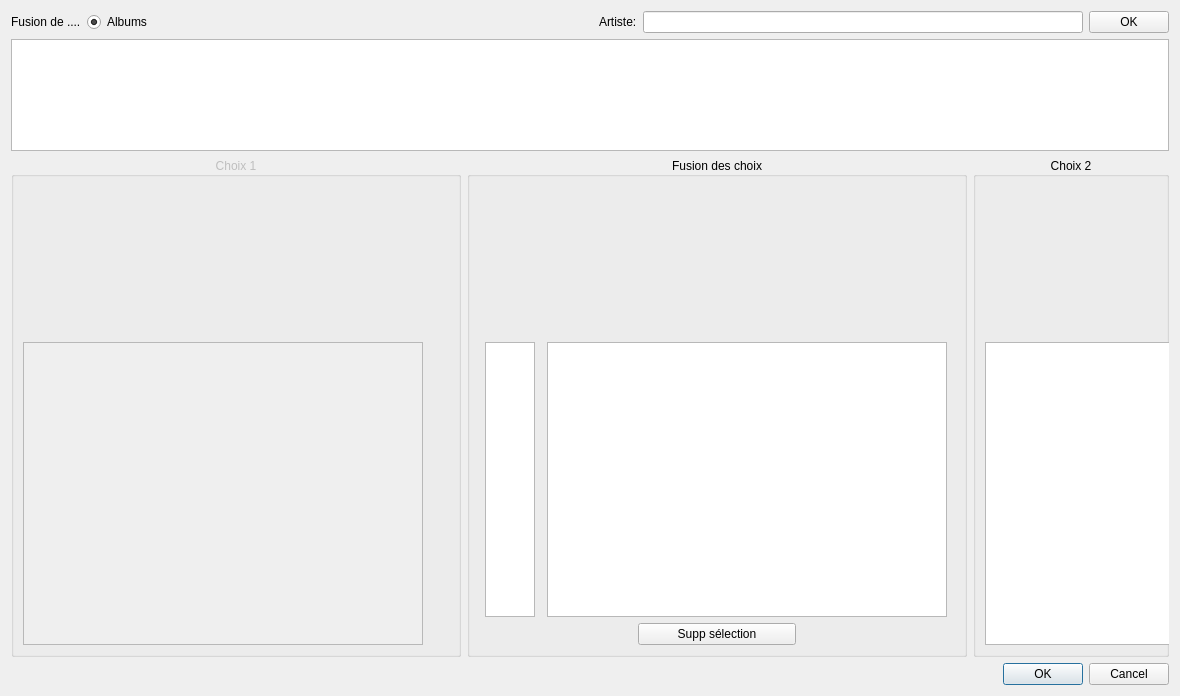
<?xml version="1.0" encoding="UTF-8"?>
<ui version="4.0">
 <class>OngletFusion</class>
 <widget class="QWidget" name="OngletFusion">
  <property name="geometry">
   <rect>
    <x>0</x>
    <y>0</y>
    <width>1180</width>
    <height>696</height>
   </rect>
  </property>
  <property name="windowTitle">
   <string>Form</string>
  </property>
  <layout class="QVBoxLayout" name="verticalLayout">
   <item>
    <layout class="QHBoxLayout" name="horizontalLayout">
     <item>
      <widget class="QLabel" name="label">
       <property name="text">
        <string>Fusion de ....</string>
       </property>
      </widget>
     </item>
     <item>
      <widget class="QRadioButton" name="radioButton">
       <property name="text">
        <string>Albums</string>
       </property>
       <property name="checked">
        <bool>true</bool>
       </property>
      </widget>
     </item>
     <item>
      <spacer name="horizontalSpacer">
       <property name="orientation">
        <enum>Qt::Horizontal</enum>
       </property>
       <property name="sizeHint" stdset="0">
        <size>
         <width>40</width>
         <height>20</height>
        </size>
       </property>
      </spacer>
     </item>
     <item>
      <widget class="QLabel" name="label_2">
       <property name="text">
        <string>Artiste:</string>
       </property>
      </widget>
     </item>
     <item>
      <widget class="QLineEdit" name="Donnee"/>
     </item>
     <item>
      <widget class="QPushButton" name="Ok">
       <property name="text">
        <string>OK</string>
       </property>
       <property name="shortcut">
        <string>Return</string>
       </property>
      </widget>
     </item>
    </layout>
   </item>
   <item>
    <widget class="QListWidget" name="ChoixFusions">
     <property name="maximumSize">
      <size>
       <width>16777215</width>
       <height>200</height>
      </size>
     </property>
     <property name="iconSize">
      <size>
       <width>150</width>
       <height>150</height>
      </size>
     </property>
     <property name="gridSize">
      <size>
       <width>175</width>
       <height>175</height>
      </size>
     </property>
     <property name="viewMode">
      <enum>QListView::IconMode</enum>
     </property>
    </widget>
   </item>
   <item>
    <layout class="QHBoxLayout" name="horizontalLayout_2">
     <item>
      <widget class="QGroupBox" name="Choix1">
       <property name="enabled">
        <bool>false</bool>
       </property>
       <property name="minimumSize">
        <size>
         <width>450</width>
         <height>500</height>
        </size>
       </property>
       <property name="maximumSize">
        <size>
         <width>450</width>
         <height>500</height>
        </size>
       </property>
       <property name="title">
        <string>Choix 1</string>
       </property>
       <property name="alignment">
        <set>Qt::AlignCenter</set>
       </property>
       <property name="checkable">
        <bool>false</bool>
       </property>
       <layout class="QVBoxLayout" name="verticalLayout_3">
        <item>
         <layout class="QHBoxLayout" name="horizontalLayout_3">
          <item>
           <widget class="MyQLabel" name="Choix1_Pochette">
            <property name="minimumSize">
             <size>
              <width>150</width>
              <height>150</height>
             </size>
            </property>
            <property name="maximumSize">
             <size>
              <width>150</width>
              <height>150</height>
             </size>
            </property>
            <property name="accessibleName">
             <string>Pochette</string>
            </property>
            <property name="styleSheet">
             <string notr="true"/>
            </property>
            <property name="text">
             <string/>
            </property>
            <property name="alignment">
             <set>Qt::AlignCenter</set>
            </property>
           </widget>
          </item>
          <item>
           <layout class="QVBoxLayout" name="verticalLayout_2">
            <item>
             <widget class="MyQLabel" name="Choix1_Album">
              <property name="minimumSize">
               <size>
                <width>250</width>
                <height>0</height>
               </size>
              </property>
              <property name="maximumSize">
               <size>
                <width>250</width>
                <height>16777215</height>
               </size>
              </property>
              <property name="text">
               <string/>
              </property>
              <property name="alignment">
               <set>Qt::AlignCenter</set>
              </property>
             </widget>
            </item>
            <item>
             <widget class="MyQLabel" name="Choix1_Annee">
              <property name="maximumSize">
               <size>
                <width>250</width>
                <height>16777215</height>
               </size>
              </property>
              <property name="text">
               <string/>
              </property>
              <property name="alignment">
               <set>Qt::AlignCenter</set>
              </property>
             </widget>
            </item>
            <item>
             <widget class="QLabel" name="Choix1_Mp3Phys">
              <property name="minimumSize">
               <size>
                <width>50</width>
                <height>50</height>
               </size>
              </property>
              <property name="maximumSize">
               <size>
                <width>50</width>
                <height>50</height>
               </size>
              </property>
              <property name="text">
               <string/>
              </property>
              <property name="scaledContents">
               <bool>true</bool>
              </property>
             </widget>
            </item>
           </layout>
          </item>
         </layout>
        </item>
        <item>
         <widget class="QListWidget" name="Choix1_Titres">
          <property name="minimumSize">
           <size>
            <width>400</width>
            <height>0</height>
           </size>
          </property>
          <property name="maximumSize">
           <size>
            <width>400</width>
            <height>16777215</height>
           </size>
          </property>
          <property name="font">
           <font>
            <pointsize>13</pointsize>
            <weight>50</weight>
            <bold>false</bold>
           </font>
          </property>
          <property name="styleSheet">
           <string notr="true"/>
          </property>
          <property name="editTriggers">
           <set>QAbstractItemView::NoEditTriggers</set>
          </property>
          <property name="tabKeyNavigation">
           <bool>false</bool>
          </property>
          <property name="dragDropMode">
           <enum>QAbstractItemView::NoDragDrop</enum>
          </property>
          <property name="defaultDropAction">
           <enum>Qt::IgnoreAction</enum>
          </property>
          <property name="alternatingRowColors">
           <bool>false</bool>
          </property>
          <property name="selectionMode">
           <enum>QAbstractItemView::SingleSelection</enum>
          </property>
          <property name="selectionBehavior">
           <enum>QAbstractItemView::SelectRows</enum>
          </property>
          <property name="iconSize">
           <size>
            <width>20</width>
            <height>20</height>
           </size>
          </property>
          <property name="spacing">
           <number>0</number>
          </property>
          <property name="gridSize">
           <size>
            <width>20</width>
            <height>20</height>
           </size>
          </property>
          <property name="sortingEnabled">
           <bool>false</bool>
          </property>
         </widget>
        </item>
       </layout>
      </widget>
     </item>
     <item>
      <widget class="QGroupBox" name="ChoixFusionne">
       <property name="minimumSize">
        <size>
         <width>500</width>
         <height>500</height>
        </size>
       </property>
       <property name="maximumSize">
        <size>
         <width>500</width>
         <height>500</height>
        </size>
       </property>
       <property name="title">
        <string>Fusion des choix</string>
       </property>
       <property name="alignment">
        <set>Qt::AlignCenter</set>
       </property>
       <layout class="QVBoxLayout" name="verticalLayout_7">
        <item>
         <layout class="QHBoxLayout" name="horizontalLayout_5">
          <item>
           <widget class="QLabel" name="Choix_Pochette">
            <property name="minimumSize">
             <size>
              <width>150</width>
              <height>150</height>
             </size>
            </property>
            <property name="maximumSize">
             <size>
              <width>150</width>
              <height>150</height>
             </size>
            </property>
            <property name="accessibleName">
             <string>Pochette</string>
            </property>
            <property name="styleSheet">
             <string notr="true"/>
            </property>
            <property name="text">
             <string/>
            </property>
           </widget>
          </item>
          <item>
           <layout class="QVBoxLayout" name="verticalLayout_6">
            <item>
             <widget class="QLabel" name="Choix_Album">
              <property name="minimumSize">
               <size>
                <width>250</width>
                <height>0</height>
               </size>
              </property>
              <property name="maximumSize">
               <size>
                <width>250</width>
                <height>16777215</height>
               </size>
              </property>
              <property name="text">
               <string/>
              </property>
             </widget>
            </item>
            <item>
             <widget class="QLabel" name="Choix_Annee">
              <property name="minimumSize">
               <size>
                <width>250</width>
                <height>0</height>
               </size>
              </property>
              <property name="maximumSize">
               <size>
                <width>250</width>
                <height>16777215</height>
               </size>
              </property>
              <property name="text">
               <string/>
              </property>
             </widget>
            </item>
           </layout>
          </item>
         </layout>
        </item>
        <item>
         <layout class="QHBoxLayout" name="horizontalLayout_6">
          <item>
           <widget class="QListWidget" name="Num_Pistes">
            <property name="minimumSize">
             <size>
              <width>50</width>
              <height>0</height>
             </size>
            </property>
            <property name="maximumSize">
             <size>
              <width>50</width>
              <height>16777215</height>
             </size>
            </property>
           </widget>
          </item>
          <item>
           <widget class="QListWidget" name="Choix_Titres">
            <property name="minimumSize">
             <size>
              <width>400</width>
              <height>0</height>
             </size>
            </property>
            <property name="maximumSize">
             <size>
              <width>400</width>
              <height>16777215</height>
             </size>
            </property>
            <property name="dragDropMode">
             <enum>QAbstractItemView::InternalMove</enum>
            </property>
            <property name="defaultDropAction">
             <enum>Qt::MoveAction</enum>
            </property>
            <property name="selectionMode">
             <enum>QAbstractItemView::SingleSelection</enum>
            </property>
           </widget>
          </item>
         </layout>
        </item>
        <item>
         <layout class="QHBoxLayout" name="horizontalLayout_7">
          <item>
           <spacer name="horizontalSpacer_2">
            <property name="orientation">
             <enum>Qt::Horizontal</enum>
            </property>
            <property name="sizeHint" stdset="0">
             <size>
              <width>40</width>
              <height>20</height>
             </size>
            </property>
           </spacer>
          </item>
          <item>
           <widget class="QPushButton" name="Supprimer">
            <property name="sizePolicy">
             <sizepolicy hsizetype="Expanding" vsizetype="Fixed">
              <horstretch>0</horstretch>
              <verstretch>0</verstretch>
             </sizepolicy>
            </property>
            <property name="text">
             <string>Supp sélection</string>
            </property>
            <property name="shortcut">
             <string>Del</string>
            </property>
           </widget>
          </item>
          <item>
           <spacer name="horizontalSpacer_3">
            <property name="orientation">
             <enum>Qt::Horizontal</enum>
            </property>
            <property name="sizeHint" stdset="0">
             <size>
              <width>40</width>
              <height>20</height>
             </size>
            </property>
           </spacer>
          </item>
         </layout>
        </item>
       </layout>
      </widget>
     </item>
     <item>
      <widget class="QGroupBox" name="Choix2">
       <property name="minimumSize">
        <size>
         <width>150</width>
         <height>500</height>
        </size>
       </property>
       <property name="maximumSize">
        <size>
         <width>450</width>
         <height>500</height>
        </size>
       </property>
       <property name="title">
        <string>Choix 2</string>
       </property>
       <property name="alignment">
        <set>Qt::AlignCenter</set>
       </property>
       <layout class="QVBoxLayout" name="verticalLayout_5">
        <item>
         <layout class="QHBoxLayout" name="horizontalLayout_4">
          <item>
           <widget class="MyQLabel" name="Choix2_Pochette">
            <property name="minimumSize">
             <size>
              <width>150</width>
              <height>150</height>
             </size>
            </property>
            <property name="maximumSize">
             <size>
              <width>150</width>
              <height>150</height>
             </size>
            </property>
            <property name="accessibleName">
             <string>Pochette</string>
            </property>
            <property name="styleSheet">
             <string notr="true"/>
            </property>
            <property name="text">
             <string/>
            </property>
            <property name="alignment">
             <set>Qt::AlignCenter</set>
            </property>
           </widget>
          </item>
          <item>
           <layout class="QVBoxLayout" name="verticalLayout_4">
            <item>
             <widget class="MyQLabel" name="Choix2_Album">
              <property name="minimumSize">
               <size>
                <width>250</width>
                <height>0</height>
               </size>
              </property>
              <property name="maximumSize">
               <size>
                <width>250</width>
                <height>16777215</height>
               </size>
              </property>
              <property name="text">
               <string/>
              </property>
              <property name="alignment">
               <set>Qt::AlignCenter</set>
              </property>
             </widget>
            </item>
            <item>
             <widget class="MyQLabel" name="Choix2_Annee">
              <property name="maximumSize">
               <size>
                <width>250</width>
                <height>16777215</height>
               </size>
              </property>
              <property name="text">
               <string/>
              </property>
              <property name="alignment">
               <set>Qt::AlignCenter</set>
              </property>
             </widget>
            </item>
            <item>
             <widget class="QLabel" name="Choix2_Mp3Phys">
              <property name="minimumSize">
               <size>
                <width>50</width>
                <height>50</height>
               </size>
              </property>
              <property name="maximumSize">
               <size>
                <width>50</width>
                <height>50</height>
               </size>
              </property>
              <property name="text">
               <string/>
              </property>
              <property name="scaledContents">
               <bool>true</bool>
              </property>
              <property name="alignment">
               <set>Qt::AlignCenter</set>
              </property>
             </widget>
            </item>
           </layout>
          </item>
         </layout>
        </item>
        <item>
         <widget class="QListWidget" name="Choix2_Titres">
          <property name="minimumSize">
           <size>
            <width>400</width>
            <height>0</height>
           </size>
          </property>
          <property name="maximumSize">
           <size>
            <width>400</width>
            <height>16777215</height>
           </size>
          </property>
          <property name="font">
           <font>
            <pointsize>13</pointsize>
            <weight>50</weight>
            <bold>false</bold>
           </font>
          </property>
          <property name="styleSheet">
           <string notr="true"/>
          </property>
          <property name="editTriggers">
           <set>QAbstractItemView::NoEditTriggers</set>
          </property>
          <property name="tabKeyNavigation">
           <bool>false</bool>
          </property>
          <property name="dragDropMode">
           <enum>QAbstractItemView::NoDragDrop</enum>
          </property>
          <property name="defaultDropAction">
           <enum>Qt::IgnoreAction</enum>
          </property>
          <property name="alternatingRowColors">
           <bool>false</bool>
          </property>
          <property name="selectionMode">
           <enum>QAbstractItemView::SingleSelection</enum>
          </property>
          <property name="selectionBehavior">
           <enum>QAbstractItemView::SelectRows</enum>
          </property>
          <property name="iconSize">
           <size>
            <width>20</width>
            <height>20</height>
           </size>
          </property>
          <property name="spacing">
           <number>3</number>
          </property>
          <property name="gridSize">
           <size>
            <width>20</width>
            <height>20</height>
           </size>
          </property>
          <property name="sortingEnabled">
           <bool>false</bool>
          </property>
         </widget>
        </item>
       </layout>
      </widget>
     </item>
    </layout>
   </item>
   <item>
    <widget class="QDialogButtonBox" name="buttonBox">
     <property name="standardButtons">
      <set>QDialogButtonBox::Cancel|QDialogButtonBox::Ok</set>
     </property>
     <property name="centerButtons">
      <bool>false</bool>
     </property>
    </widget>
   </item>
  </layout>
 </widget>
 <customwidgets>
  <customwidget>
   <class>MyQLabel</class>
   <extends>QLabel</extends>
   <header>myqlabel.h</header>
  </customwidget>
 </customwidgets>
 <resources/>
 <connections/>
</ui>
